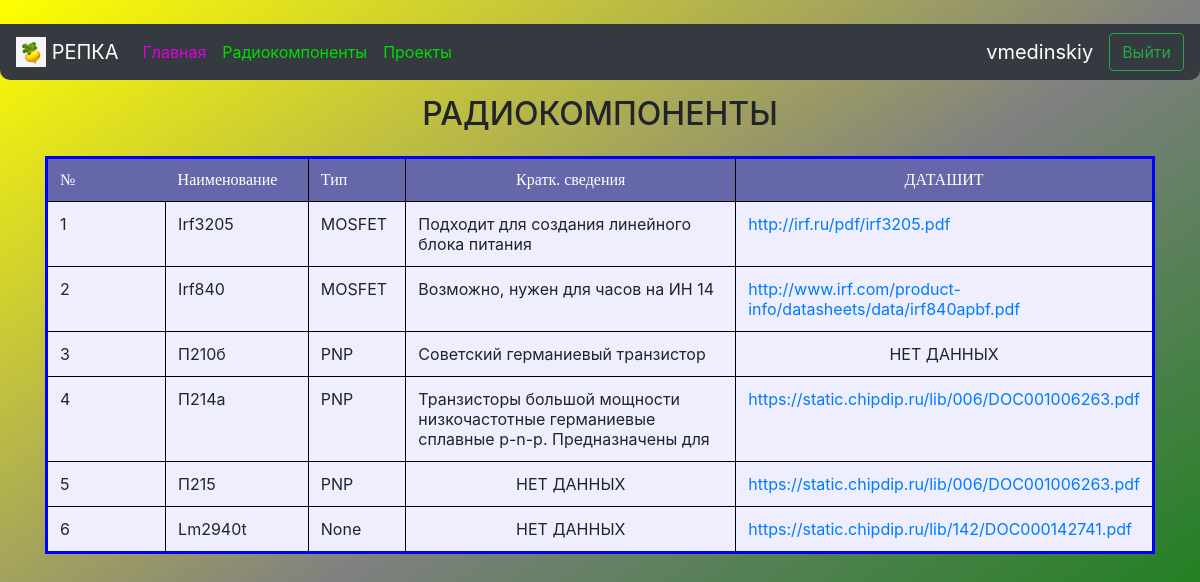
Screenshot of /components (signed in) with the database file from the repository.
### data/users.py (models this page shows, shortened)
class User(SqlAlchemyBase, UserMixin, SerializerMixin):
    __tablename__ = 'users'
    id = sqlalchemy.Column(sqlalchemy.Integer, primary_key=True, autoincrement=True)
    name = sqlalchemy.Column(sqlalchemy.String, nullable=True)
    about = sqlalchemy.Column(sqlalchemy.String, nullable=True)
    email = sqlalchemy.Column(sqlalchemy.String, index=True, unique=True, nullable=True)
    hashed_password = sqlalchemy.Column(sqlalchemy.String, nullable=True)
    created_date = sqlalchemy.Column(sqlalchemy.DateTime, default=datetime.datetime.now)
    news = orm.relation("News", back_populates='user')
    comments = orm.relation("Comment", back_populates="user")

### data/components.py (models this page shows)
class Components(SqlAlchemyBase, SerializerMixin):
    __tablename__ = 'components'
    id = sqlalchemy.Column(sqlalchemy.Integer, primary_key=True, autoincrement=True)
    title = sqlalchemy.Column(sqlalchemy.String, nullable=True)
    type = sqlalchemy.Column(sqlalchemy.String, nullable=True)
    about = sqlalchemy.Column(sqlalchemy.String, nullable=True)
    datasheet = sqlalchemy.Column(sqlalchemy.String, nullable=True)

### main.py (the view)
@app.route('/components')
def components():
    db_sess = db_session.create_session()
    comps = db_sess.query(Components).all()
    return render_template("components.html", comps=comps, title='Радиокомпоненты')

### data/db_session.py (called while the page is built)
def create_session() -> Session:
    global __factory
    return __factory()

### main.py (called while the page is built)
@login_manager.user_loader
def load_user(user_id):
    db_sess = db_session.create_session()
    return db_sess.query(User).get(user_id)

### templates/components.html (shortened to what this page needs)
﻿{% extends "base.html" %}
{% block content %}
<h2 align="center" style="padding: 15px">РАДИОКОМПОНЕНТЫ</h2>
<div class="table" align="center">
    <table class="my_table table-hover" style="border-style: solid; border-width: 3px; border-color:#0000FF;">
        <tr class="my_row" style="color:#FFFFFF; font-family: Comic Sans MS;">
            <td class="title" width="150px" bgcolor="#6667AB">№</td>
            <td class="title" width="150px" bgcolor="#6667AB">Наименование</td>
            <td class="title" width="100px" bgcolor="#6667AB" style="border: 1px solid black;">Тип</td>
            <td class="title" width="400px" bgcolor="#6667AB" align="center">Кратк. сведения</td>
            <td class="title" width="200px" bgcolor="#6667AB" align="center" style="border: 1px solid black;">ДАТАШИТ</td>
        </tr>
        {% for comp in comps %}
        <tr class="my_row">
            <td class="ordinary" bgcolor="#eeeeff" style="border: 1px solid black;">{{ comp.id }}</td>
            <td class="ordinary" bgcolor="#eeeeff" style="border: 1px solid black;">{{ comp.title.capitalize() }}</td>
            <td class="ordinary" bgcolor="#eeeeff" style="border: 1px solid black;">{{ comp.type }}</td>
            {% if comp.about %}
            <td class="ordinary" bgcolor="#eeeeff" style="border: 1px solid black;">{{ comp.about }}</td>
            {% else %}
            <td class="ordinary" bgcolor="#eeeeff" style="border: 1px solid black;" align="center">НЕТ ДАННЫХ</td>
            {% endif %}
            {% if comp.datasheet %}
            <td class="ordinary" bgcolor="#eeeeff" style="border: 1px solid black;"><a style="display: block;" href="{{ comp.datasheet }}">{{ comp.datasheet }}</a></td>
            {% else %}
            <td class="ordinary" bgcolor="#eeeeff" style="border: 1px solid black;" align="center">НЕТ ДАННЫХ</td>
            {% endif %}
        </tr>
        {% endfor %}
    </table>
</div>
<br>
{% endblock %}

### templates/base.html (shortened to what this page needs)
<!doctype html>
<html lang="en">
<head>
    <link rel="stylesheet"
          href="https://stackpath.bootstrapcdn.com/bootstrap/4.4.1/css/bootstrap.min.css"
>
</head>
<body style="background: linear-gradient(to bottom right, yellow, grey, green); background-attachment: fixed;">
<header>
    <nav class="navbar navbar-expand-sm navbar-dark bg-dark" style="border-radius: 0 0 10px 10px">
        <a class="navbar-brand"><img src="../static/img/repka1.jpg" width="30" height="30"
                                               class="d-inline-block align-top" alt="Картинка репки"> РЕПКА</a>
        <div class="collapse navbar-collapse" id="collapsibleNavbar">
            <div class="navbar-nav mr-auto">
                <a class="nav-item nav-link active" style="color:#DD00DD" href="/#">Главная<span class="sr-only">(current)</span></a>
                <a class="nav-item nav-link" style="color:#00DD00" href="/components">Радиокомпоненты</a>
                <a class="nav-item nav-link" style="color:#00DD00" href="/projects">Проекты</a>
            </div>
        </div>
        {% if current_user.is_authenticated %}
        <a class="navbar-brand">{{ current_user.name }}</a>
        <a class="btn btn-outline-success" href="/logout" type="button">Выйти</a>
        {% else %}
        <a class="btn btn-success" href="/login">Авторизация</a>
        {% endif %}
    </nav>
</header>
<main role="main" class="container">
    {% block content %}{% endblock %}
</main>
</body>
</html>

### rows the page displays
User: name "vmedinskiy"
Components: id "1", title "Irf3205", type "MOSFET", about "Подходит для создания линейного блока питания", datasheet "http://irf.ru/pdf/irf3205.pdf"
Components: id "2", title "Irf840", type "MOSFET", about "Возможно, нужен для часов на ИН 14", datasheet "http://www.irf.com/product-info/datasheets/data/irf840apbf.pdf"
Components: id "3", title "П210б", type "PNP", about "Советский германиевый транзистор", shows "НЕТ ДАННЫХ"
Components: id "4", title "П214а", type "PNP", about "Транзисторы большой мощности низкочастотные германиевые сплавные p-n-p. Предназначены для", datasheet "https://static.chipdip.ru/lib/006/DOC001006263.pdf"
Components: id "5", title "П215", type "PNP", shows "НЕТ ДАННЫХ", datasheet "https://static.chipdip.ru/lib/006/DOC001006263.pdf"
Components: id "6", title "Lm2940t", type "None", shows "НЕТ ДАННЫХ", datasheet "https://static.chipdip.ru/lib/142/DOC000142741.pdf"
